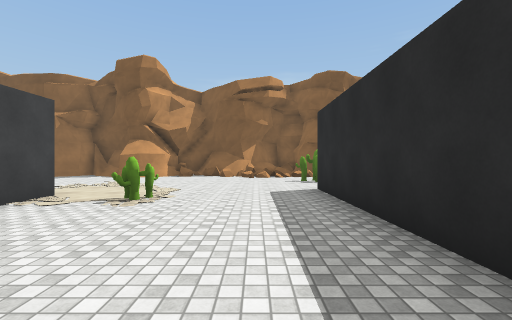
View 1 (above)

17 first-person views from a walk through a Unity game level. The camera is 1.4 m above the floor, looks level and sees 90° across. The floor is counted in squares, 2 m on a side. Each view is taken from the middle of a square. On the plan, view 1 faces up. The plan holds only what a view shows up to about 9 squares ahead; the rest is blank. The place goes on beyond the plan. The player character is not drawn. Some animated figures are left out. Surface patterns are stand-ins for the level's own textures.

View 2
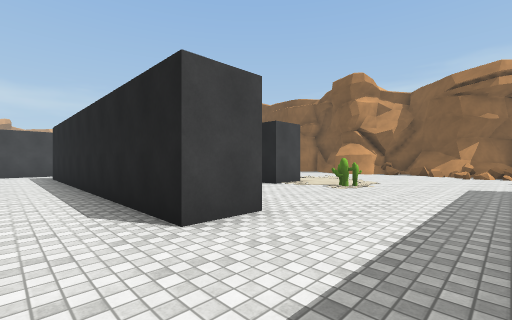

View 3
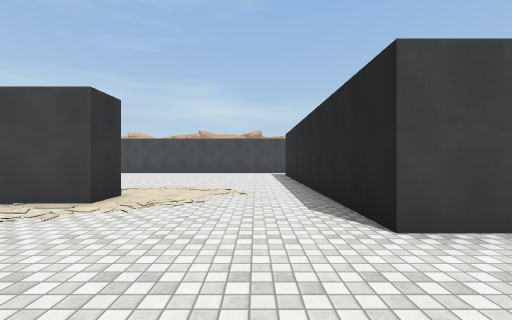

View 4
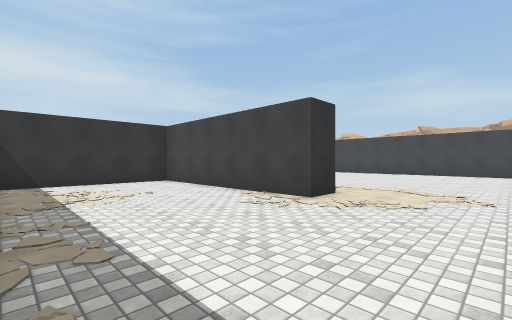

View 5
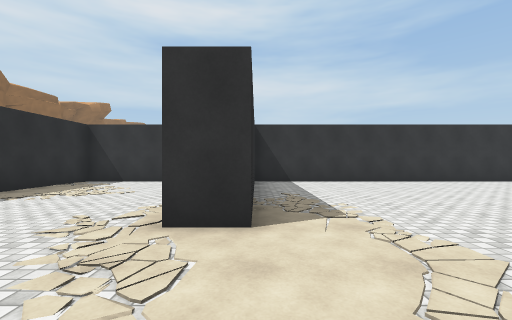

View 6
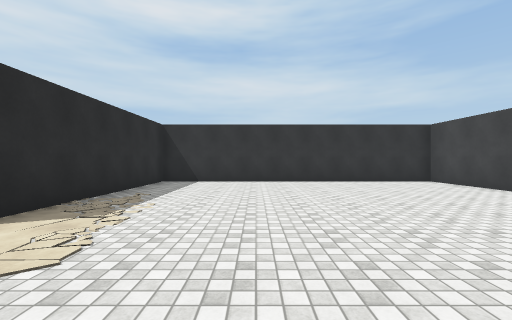

View 7
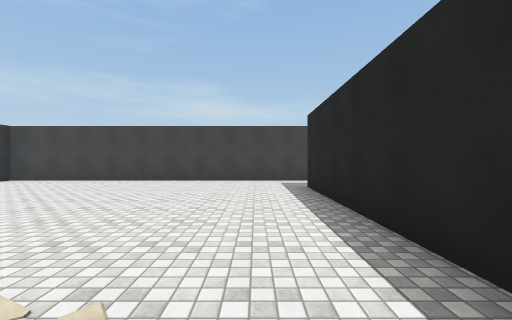

View 8
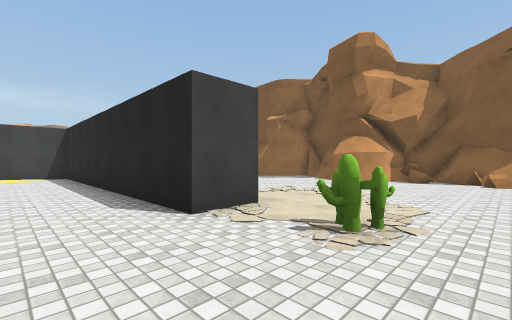

View 9
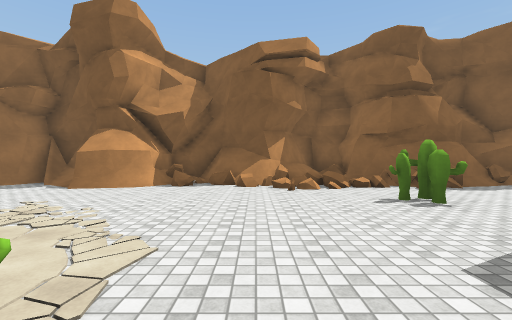

View 10
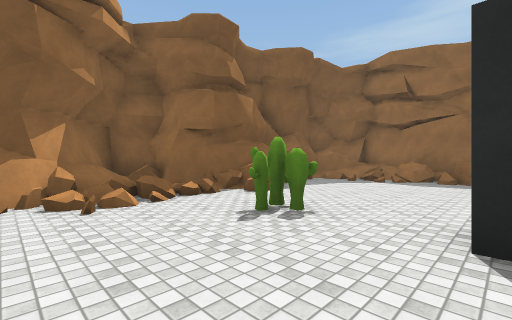

View 11
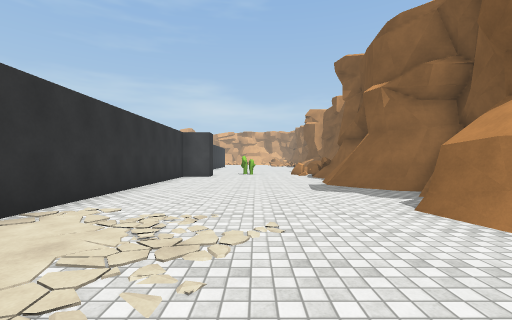

View 12
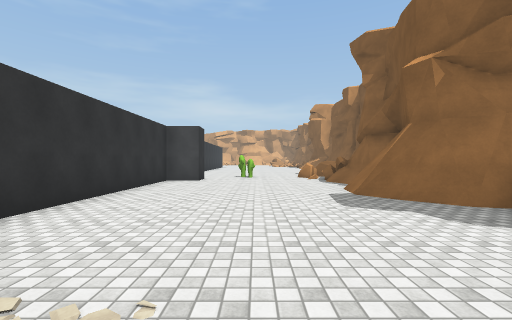

View 13
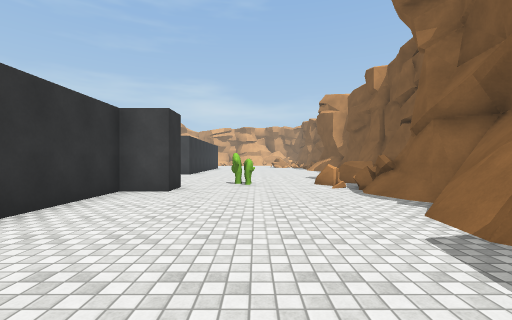

View 14
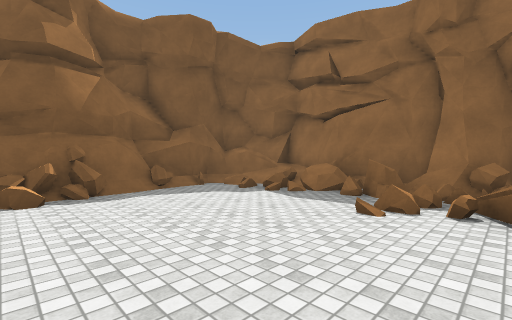

View 15
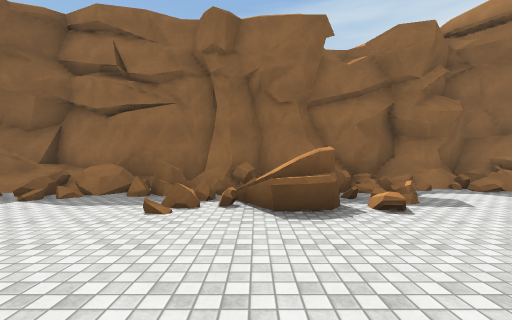

View 16
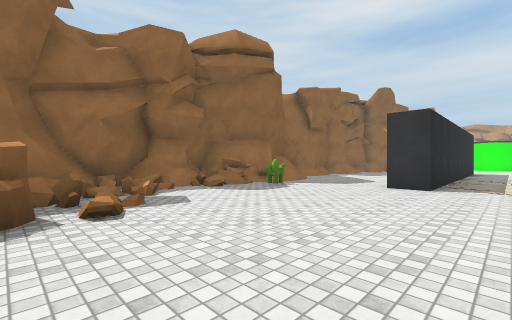

View 17
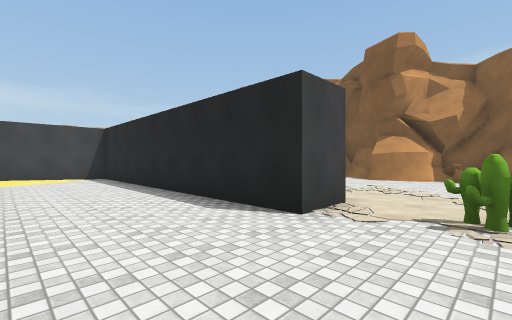

### Floor plan
Key: @ floor where view 1 was taken; # wall or solid block; . floor; / step, stairs or slope; = window, fence, low wall or low ledge; ^ raised ledge; C cactus.
Columns run from 16 left of view 1 to 10 right of it. Each row starts with its distance up from view 1.
 13                ####
 12  # ######## #####/#########
 11  ^=##.###.####.==/####=.=##
 10 .=#...=.........//.=....#=#
  9 ..................C.....==#
  8 .CC...............C.....=##
  7 ........................###
  6 ...#..............#....==##
  5    ##########.C...#....=###
  4    ##########.C...#....#= #
  3    #..............#....#=##
  2    #..............#.....==#
  1    #.............. ......=#
  0    #..#########.@. ......=#
 -1    #.............. ......=#
 -2    #.............. .....C=#
 -3    #.............. ..#.../
 -4    #.............. ..#...
 -5    #........##.... ..#..
 -6    #........##.... ..#
 -7    #........##....  .#
 -8    #........##....#
 -9    #........##....#
-10    #........##....#
-11    ################

Positions as (right, up) in squares from view 1, and headings:
1: (0, 0), facing up
2: (1, -2), facing up-left
3: (1, -2), facing left
4: (1, -2), facing down-left
5: (-4, -2), facing down
6: (-7, -2), facing down
7: (-4, -2), facing left
8: (-1, 2), facing up-left
9: (-1, 4), facing up
10: (-1, 6), facing up-right
11: (-2, 8), facing left
12: (-4, 8), facing left
13: (-7, 8), facing left
14: (3, 5), facing up-right
15: (3, 5), facing right
16: (3, 4), facing down-right
17: (-2, 1), facing up-left
